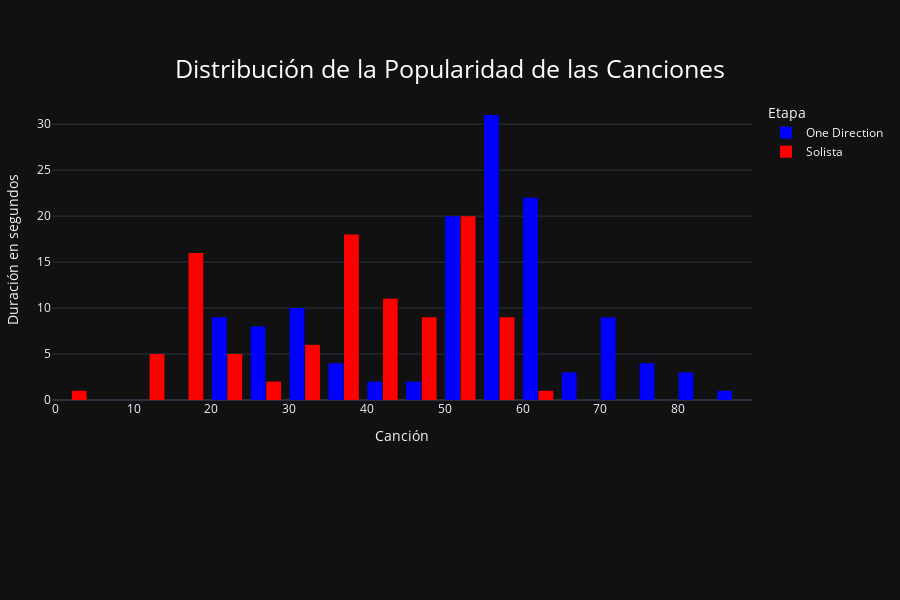

Notebook cell for this chart:
### Code cell
color = {"Solista" : "red", "One Direction" : "blue"}
popularidad_duracion_canciones = px.histogram(df_concat, x='Popularidad', nbins=25,
                               title='Distribución de la Popularidad de las Canciones',
                               labels={'Popularidad': 'Popularidad Promedio'}, color="Etapa" ,color_discrete_map=color, template="plotly_dark")
popularidad_duracion_canciones.update_layout(barmode="group",bargap=0.2, bargroupgap=0.05, title = {'text' : 'Distribución de la Popularidad de las Canciones','y':0.9, 'x':0.5, 'xanchor' : 'center', 'yanchor' : 'top', 'font':dict(size=25, color='white')}, height = 600, margin=dict(l=50, r=50, t=100, b=200), yaxis=dict(title='Duración en segundos', titlefont_size=14, tickfont_size=12),
    xaxis=dict(title='Canción', titlefont_size=14, tickfont_size=12))
# popularidad_duracion_canciones.update_traces(opacity=0.7)
popularidad_duracion_canciones

### Figure 1 — Plotly figure (JSON) as saved in the notebook; plotly's stock layout.template omitted (floating-point values rounded to 4 significant figures)
{"data": [{"alignmentgroup": "True", "bingroup": "x", "hovertemplate": "Etapa=One Direction<br>Popularidad Promedio=%{x}<br>count=%{y}<extra></extra>", "legendgroup": "One Direction", "marker": {"color": "blue", "pattern": {"shape": ""}}, "name": "One Direction", "nbinsx": 25, "offsetgroup": "One Direction", "orientation": "v", "showlegend": true, "type": "histogram", "x": [57, 80, 79, 62, 59, 62, 54, 57, 65, 62, 61, 56, 70, 59, 61, 58, 60, 77, 61, 63, 76, 60, 63, 87, 67, 63, 54, 66, 56, 55, 53, 54, 56, 74, 83, 61, 64, 74, 58, 71, 61, 76, 56, 59, 54, 56, 56, 55, 55, 53, 60, 71, 70, 70, 58, 61, 56, 60, 54, 59, 60, 54, 71, 54, 58, 54, 56, 57, 54, 59, 54, 84, 60, 71, 61, 61, 57, 54, 56, 55, 53, 53, 52, 54, 55, 58, 50, 55, 55, 33, 33, 50, 37, 39, 25, 25, 33, 62, 24, 24, 22, 20, 24, 25, 22, 22, 23, 33, 26, 26, 23, 32, 30, 34, 38, 26, 45, 56, 32, 28, 30, 29, 30, 50, 44, 35, 49, 42], "xaxis": "x", "yaxis": "y"}, {"alignmentgroup": "True", "bingroup": "x", "hovertemplate": "Etapa=Solista<br>Popularidad Promedio=%{x}<br>count=%{y}<extra></extra>", "legendgroup": "Solista", "marker": {"color": "red", "pattern": {"shape": ""}}, "name": "Solista", "nbinsx": 25, "offsetgroup": "Solista", "orientation": "v", "showlegend": true, "type": "histogram", "x": [47, 45, 44, 46, 44, 45, 44, 43, 46, 43, 44, 44, 43, 44, 36, 36, 35, 36, 36, 37, 37, 35, 35, 36, 36, 34, 35, 36, 37, 34, 50, 50, 41, 53, 59, 56, 54, 51, 55, 53, 57, 51, 51, 56, 50, 49, 53, 56, 50, 53, 54, 54, 51, 50, 52, 52, 57, 49, 48, 54, 51, 0, 16, 16, 15, 15, 15, 15, 15, 15, 14, 15, 16, 17, 23, 14, 13, 19, 13, 29, 11, 21, 36, 34, 30, 35, 36, 39, 44, 27, 57, 48, 32, 63, 30, 19, 24, 17, 21, 23, 18, 19, 56], "xaxis": "x", "yaxis": "y"}], "layout": {"bargap": 0.2, "bargroupgap": 0.05, "barmode": "group", "height": 600, "legend": {"title": {"text": "Etapa"}, "tracegroupgap": 0}, "margin": {"b": 200, "l": 50, "r": 50, "t": 100}, "title": {"font": {"color": "white", "size": 25}, "text": "Distribución de la Popularidad de las Canciones", "x": 0.5, "xanchor": "center", "y": 0.9, "yanchor": "top"}, "xaxis": {"anchor": "y", "domain": [0, 1], "tickfont": {"size": 12}, "title": {"font": {"size": 14}, "text": "Canción"}}, "yaxis": {"anchor": "x", "domain": [0, 1], "tickfont": {"size": 12}, "title": {"font": {"size": 14}, "text": "Duración en segundos"}}}}
